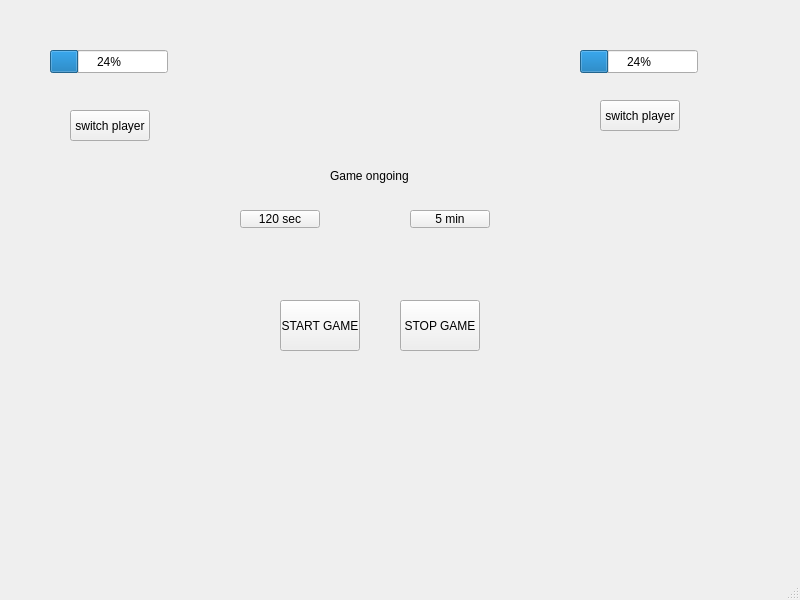
<?xml version="1.0" encoding="UTF-8"?>
<ui version="4.0">
 <class>MainWindow</class>
 <widget class="QMainWindow" name="MainWindow">
  <property name="geometry">
   <rect>
    <x>0</x>
    <y>0</y>
    <width>800</width>
    <height>600</height>
   </rect>
  </property>
  <property name="windowTitle">
   <string>MainWindow</string>
  </property>
  <widget class="QWidget" name="centralwidget">
   <widget class="QProgressBar" name="pt1">
    <property name="geometry">
     <rect>
      <x>50</x>
      <y>50</y>
      <width>118</width>
      <height>23</height>
     </rect>
    </property>
    <property name="value">
     <number>24</number>
    </property>
   </widget>
   <widget class="QProgressBar" name="pt2">
    <property name="geometry">
     <rect>
      <x>580</x>
      <y>50</y>
      <width>118</width>
      <height>23</height>
     </rect>
    </property>
    <property name="value">
     <number>24</number>
    </property>
   </widget>
   <widget class="QLabel" name="label">
    <property name="geometry">
     <rect>
      <x>330</x>
      <y>160</y>
      <width>111</width>
      <height>31</height>
     </rect>
    </property>
    <property name="text">
     <string>Game ongoing</string>
    </property>
   </widget>
   <widget class="QPushButton" name="pl1">
    <property name="geometry">
     <rect>
      <x>70</x>
      <y>110</y>
      <width>80</width>
      <height>31</height>
     </rect>
    </property>
    <property name="text">
     <string>switch player</string>
    </property>
   </widget>
   <widget class="QPushButton" name="pl2">
    <property name="geometry">
     <rect>
      <x>600</x>
      <y>100</y>
      <width>80</width>
      <height>31</height>
     </rect>
    </property>
    <property name="text">
     <string>switch player</string>
    </property>
   </widget>
   <widget class="QPushButton" name="sec">
    <property name="geometry">
     <rect>
      <x>240</x>
      <y>210</y>
      <width>80</width>
      <height>18</height>
     </rect>
    </property>
    <property name="text">
     <string>120 sec</string>
    </property>
   </widget>
   <widget class="QPushButton" name="min">
    <property name="geometry">
     <rect>
      <x>410</x>
      <y>210</y>
      <width>80</width>
      <height>18</height>
     </rect>
    </property>
    <property name="text">
     <string>5 min</string>
    </property>
   </widget>
   <widget class="QPushButton" name="start">
    <property name="geometry">
     <rect>
      <x>280</x>
      <y>300</y>
      <width>80</width>
      <height>51</height>
     </rect>
    </property>
    <property name="text">
     <string>START GAME</string>
    </property>
   </widget>
   <widget class="QPushButton" name="stop">
    <property name="geometry">
     <rect>
      <x>400</x>
      <y>300</y>
      <width>80</width>
      <height>51</height>
     </rect>
    </property>
    <property name="text">
     <string>STOP GAME</string>
    </property>
   </widget>
  </widget>
  <widget class="QMenuBar" name="menubar">
   <property name="geometry">
    <rect>
     <x>0</x>
     <y>0</y>
     <width>800</width>
     <height>21</height>
    </rect>
   </property>
  </widget>
  <widget class="QStatusBar" name="statusbar"/>
 </widget>
 <resources/>
 <connections/>
</ui>
